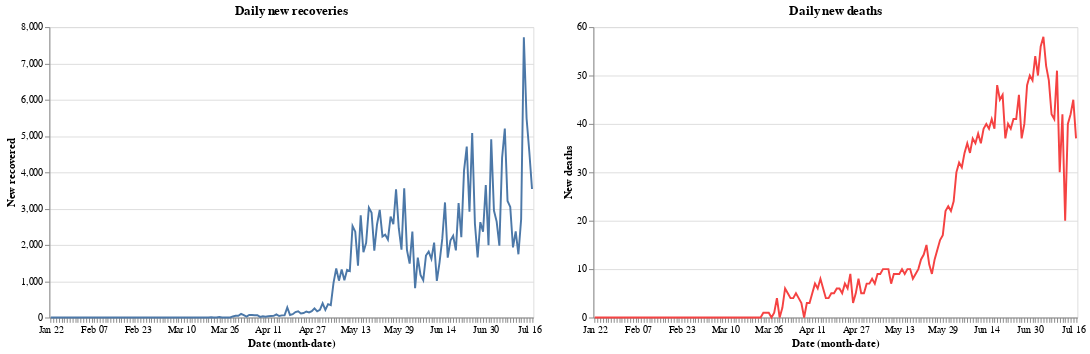

The cell this chart's notebook holds for it:
### Code cell
red= alt.value("#f54242")
    
base.encode(y='New recovered').properties(title='Daily new recoveries')|base.encode(y='New deaths',color=red).properties(title='Daily new deaths')

### Figure 1 — Vega-Lite specification as saved in the notebook (floating-point values rounded to 4 significant figures; data arrays with more than 128 entries replaced by an {"elided": "..."} marker saying what was removed)
{"config": {"view": {"continuousWidth": 400, "continuousHeight": 300}}, "hconcat": [{"mark": "line", "encoding": {"x": {"type": "ordinal", "field": "Date", "timeUnit": "monthdate"}, "y": {"type": "quantitative", "field": "New recovered"}}, "title": "Daily new recoveries", "width": 500}, {"mark": "line", "encoding": {"color": {"value": "#f54242"}, "x": {"type": "ordinal", "field": "Date", "timeUnit": "monthdate"}, "y": {"type": "quantitative", "field": "New deaths"}}, "title": "Daily new deaths", "width": 500}], "data": {"name": "data-b69e3fb59def3fb321fb497cef0d6a2f"}, "$schema": "https://vega.github.io/schema/vega-lite/v4.8.1.json", "datasets": {"data-b69e3fb59def3fb321fb497cef0d6a2f": {"elided": "178 records"}}}
